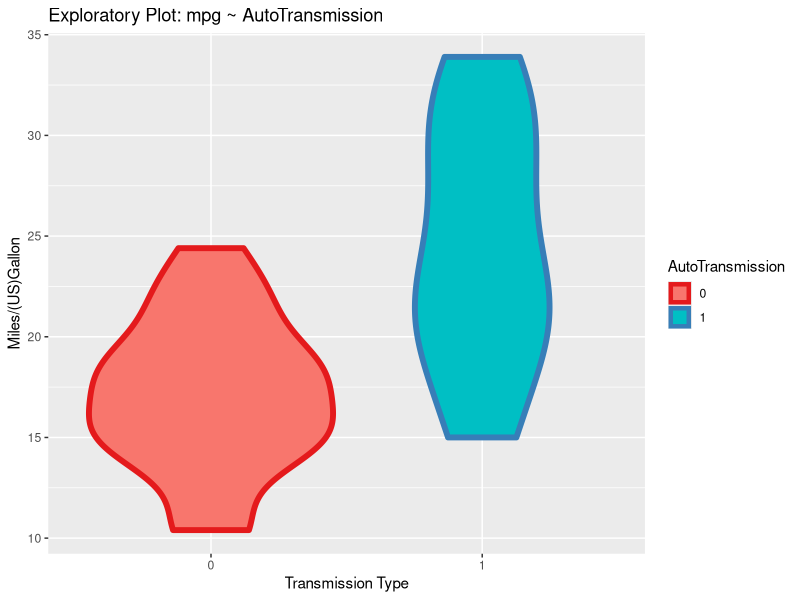
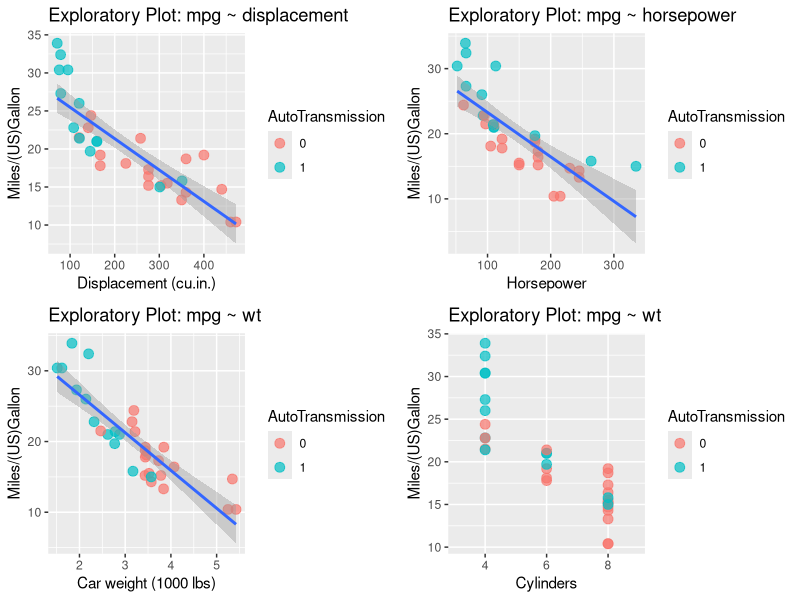
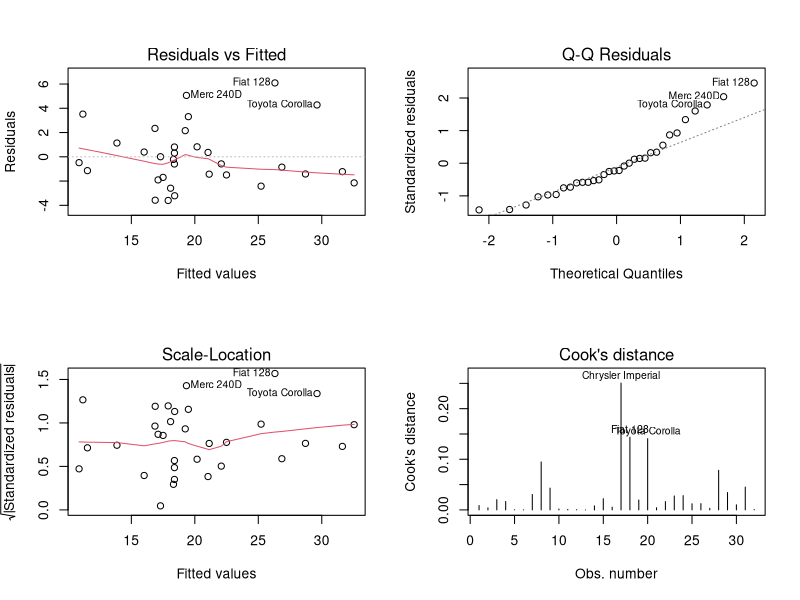
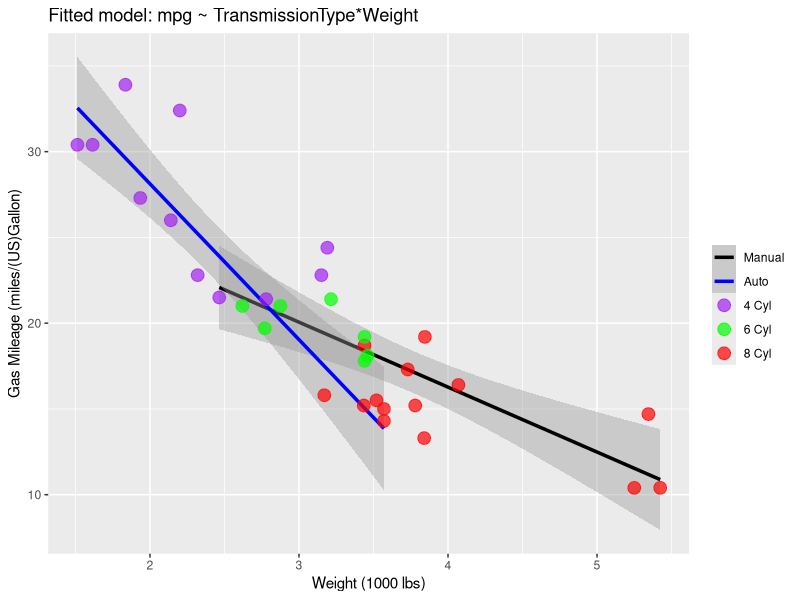

These figures' R source, in order:
## ---- chunk 1
library(ggplot2);library(dplyr);library(grid);library(gridExtra);library(car);library(xtable)
data(mtcars)
## ---- chunk 2
mtcars2<-mutate(mtcars,mpg,disp,wt,hp,Cylinder=as.factor(cyl),AutoTransmission=as.factor(am))
mtcars2<-select(mtcars2,mpg,disp,wt,hp,Cylinder,AutoTransmission)
## ---- chunk 3
fit_all<-lm(data=mtcars2,mpg~.)
## ---- chunk 4
vif_table<-vif(fit_all)
vif_table[,1]
## ---- chunk 5
fit_1<-lm(data=mtcars2,mpg~AutoTransmission*wt)
fit_all<-lm(data=mtcars2,mpg~AutoTransmission*wt+Cylinder+disp+hp)
anova(fit_1,fit_all)
## ---- chunk 6
summary(fit_1)
## ---- chunk 7
(g1<-ggplot(data=mtcars2,aes(x=AutoTransmission,y=mpg,col=AutoTransmission))+
         geom_violin(aes(fill=AutoTransmission),size=2)
+scale_color_brewer(palette="Set1")
+ggtitle("Exploratory Plot: mpg ~ AutoTransmission")
+labs(x="Transmission Type",y="Miles/(US)Gallon"))
## ---- chunk 8
g2<-ggplot(data=mtcars2,aes(x=disp,y=mpg))+geom_point(size=3,alpha=0.7,aes(col=AutoTransmission))+
        geom_smooth(method="lm")+ggtitle("Exploratory Plot: mpg ~ displacement")+
        labs(x="Displacement (cu.in.)",y="Miles/(US)Gallon")
g3<-ggplot(data=mtcars2,aes(x=hp,y=mpg))+geom_point(size=3,alpha=0.7,aes(col=AutoTransmission))+
        geom_smooth(method="lm")+ggtitle("Exploratory Plot: mpg ~ horsepower")+
        labs(x="Horsepower",y="Miles/(US)Gallon")
g4<-ggplot(data=mtcars2,aes(x=wt,y=mpg))+geom_point(size=3,alpha=0.7,aes(col=AutoTransmission))+
        geom_smooth(method="lm")+ggtitle("Exploratory Plot: mpg ~ wt")+
        labs(x="Car weight (1000 lbs)",y="Miles/(US)Gallon")
g5<-ggplot(data=mtcars2,aes(x=Cylinder,y=mpg))+geom_point(size=3,alpha=0.7,aes(col=AutoTransmission))+
        ggtitle("Exploratory Plot: mpg ~ wt")+
        labs(x="Cylinders",y="Miles/(US)Gallon")
grid.arrange(g2,g3,g4,g5,ncol=2)
## ---- chunk 9
par(mfrow=c(2,2))
for (i in 1:4){
        plot(fit_1,which=i)
}
## ---- chunk 10
g6<-ggplot(data=mtcars2,aes(x=wt,y=mpg))+
        geom_smooth(method="lm",aes(group=AutoTransmission,col=AutoTransmission),size=1.2)+
        geom_point(size=4,alpha=0.7,aes(col=Cylinder))+
        scale_colour_manual("",values=c("black","blue","purple","green","red"),labels=c("Manual","Auto","4 Cyl","6 Cyl","8 Cyl"))+
        labs(x="Weight (1000 lbs)",y="Gas Mileage (miles/(US)Gallon)")+
        ggtitle("Fitted model: mpg ~ TransmissionType*Weight")
print(g6)
